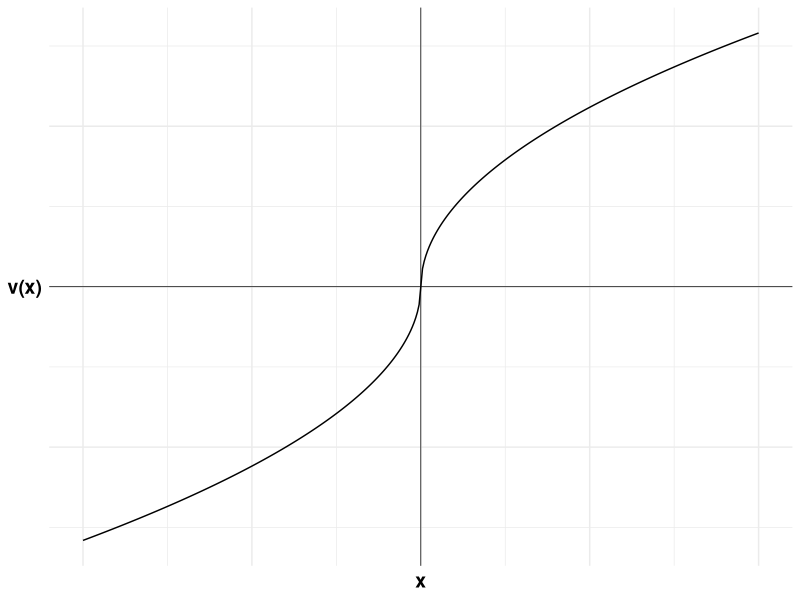
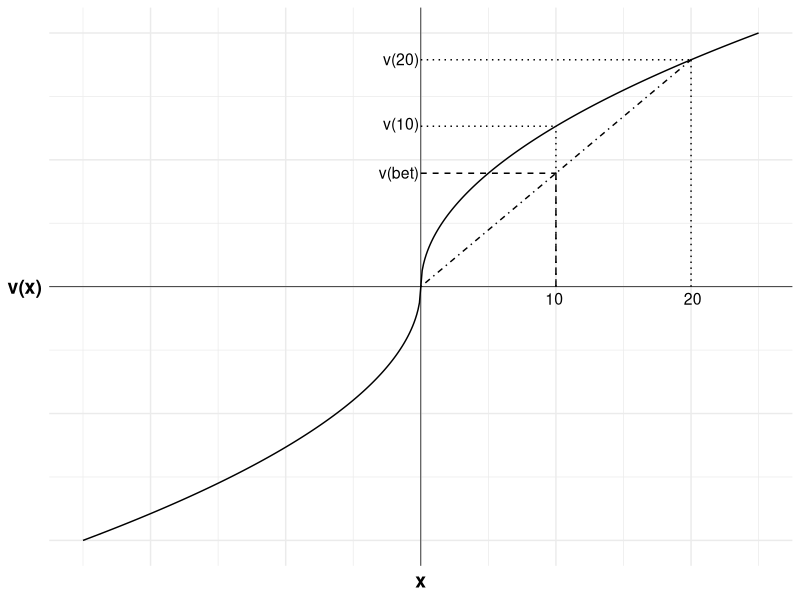
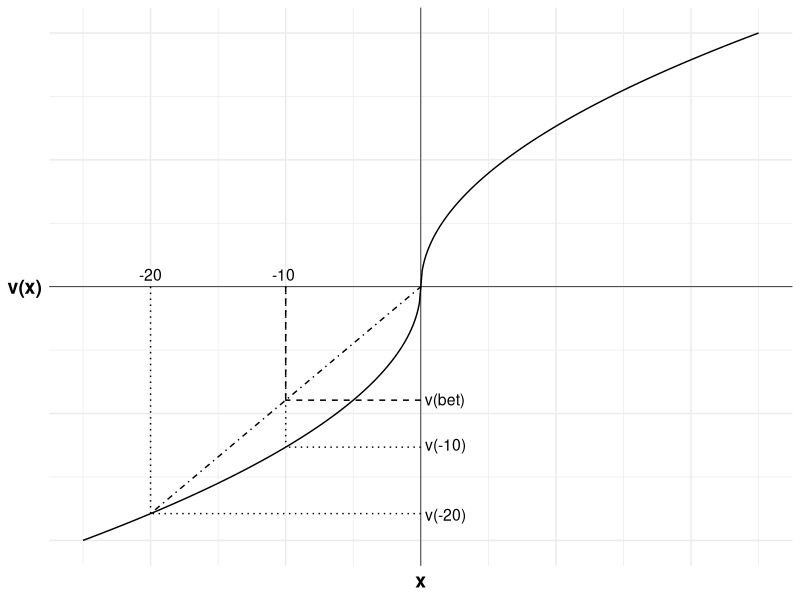

Source code (R) for these figures, in order:
## ---- chunk 1
#| label: fig-reflection-effect
#| fig-cap: The reflection effect

library(ggplot2)

loss_fun <- function(x){
  -(-x)^0.5
}
gain_fun <- function(x){
  x^0.5
}

loss <- data.frame(
  x=seq(-10,0,0.05),
  y=NA
  )
loss$y <- loss_fun(loss$x)

gain <- data.frame(
  x=seq(0,10,0.05),
  y=NA
  )
gain$y <- gain_fun(gain$x)

ggplot(mapping = aes(x, y)) +
  geom_line(data = loss) +
  geom_line(data = gain) + 
  geom_vline(xintercept = 0, linewidth=0.25)+ 
  geom_hline(yintercept = 0, linewidth=0.25)+
  labs(x = "x", y = "v(x)")+

  # Set the theme
  theme_minimal()+

  theme(axis.text.x = element_blank(),
            axis.text.y = element_blank(),
            axis.title=element_text(size=14,face="bold"),
            axis.title.y = element_text(angle=0, vjust=0.5))

## ---- chunk 2
#| label: fig-reflection-effect-gain
#| fig-cap: The reflection effect in the gain domain

library(ggplot2)

u <- function(x){
  ifelse (x >= 0, x^0.5, -(-x)^0.5)
}

df <- data.frame(
  x = seq(-25, 25, 0.1),
  y = u(seq(-25, 25, 0.1))
)

#Variables for plot (may not match labels as not done to scale)
#Payoffs from gamble
x1<-0 #loss
x2<-20 #win
ev<-10 #expected value of gamble
xc<-10 #certain outcome
px2<-(ev-x1)/(x2-x1)

ggplot(mapping = aes(x, y)) +

  #Plot the utility curve
  geom_line(data = df) +
  geom_vline(xintercept = 0, linewidth=0.25)+ 
  geom_hline(yintercept = 0, linewidth=0.25)+
  labs(x = "x", y = "v(x)")+

  # Set the theme
  theme_minimal()+

  #remove numbers on each axis
  theme(axis.text.x = element_blank(),
            axis.text.y = element_blank(),
            axis.title=element_text(size=14,face="bold"),
            axis.title.y = element_text(angle=0, vjust=0.5))+

  #limit to y greater than zero and x greater than -8 (need -8 so space for y-axis labels)
  coord_cartesian(xlim = c(-25, 25), ylim = c(-5, 5))+

  #Add labels 10, v(10) and line to curve indicating each
  annotate("text", x = xc, y = 0, label = "10", size = 4, hjust = 0.6, vjust = 1.5)+
  annotate("segment", x = xc, y = 0, xend = xc, yend = u(xc), linewidth = 0.5, colour = "black", linetype="dotted")+
  annotate("segment", x = 0, y = u(xc), xend = xc, yend = u(xc), linewidth = 0.5, colour = "black", linetype="dotted")+
  annotate("text", x = 0, y = u(xc), label = "v(10)", size = 4, hjust = 1.05, vjust = 0.3)+

  #Add expected utility line
  annotate("segment", x = x1, xend = x2, y = u(x1), yend = u(x2), linewidth = 0.5, colour = "black", linetype="dotdash")+

  #Add labels 20, v(20) and line to curve indicating each
  annotate("text", x = x2, y = 0, label = "20", size = 4, hjust = 0.4, vjust = 1.5)+
  annotate("segment", x = x2, y = 0, xend = x2, yend = u(x2), linewidth = 0.5, colour = "black", linetype="dotted")+
  annotate("segment", x = 0, y = u(x2), xend = x2, yend = u(x2), linewidth = 0.5, colour = "black", linetype="dotted")+
  annotate("text", x = 0, y = u(x2), label = "v(20)", size = 4, hjust = 1.05, vjust = 0.45)+

  #Add labels v(bet) and curve indicating position
  annotate("segment", x = ev, y = 0, xend = ev, yend = u(x1)+(u(x2)-u(x1))*px2, linewidth = 0.5, colour = "black", linetype="dashed")+
  annotate("segment", x = 0, y = u(x1)+(u(x2)-u(x1))*px2, xend = ev, yend = u(x1)+(u(x2)-u(x1))*px2, linewidth = 0.5, colour = "black", linetype="dashed")+
  annotate("text", x = 0, y = u(x1)+(u(x2)-u(x1))*px2, label = "v(bet)", size = 4, hjust = 1.05, vjust = 0.45)

## ---- chunk 3
#| label: fig-reflection-effect-loss
#| fig-cap: The reflection effect in the loss domain

library(ggplot2)

u <- function(x){
  ifelse (x >= 0, x^0.5, -(-x)^0.5)
}

df <- data.frame(
  x = seq(-25, 25, 0.1),
  y = u(seq(-25, 25, 0.1))
)

#Variables for plot (may not match labels as not done to scale)
#Payoffs from gamble
x1<--20 #loss
x2<-0 #win
ev<--10 #expected value of gamble
xc<--10 #certain outcome
px2<-(ev-x1)/(x2-x1)

ggplot(mapping = aes(x, y)) +

  #Plot the utility curve
  geom_line(data = df) +
  geom_vline(xintercept = 0, linewidth=0.25)+ 
  geom_hline(yintercept = 0, linewidth=0.25)+
  labs(x = "x", y = "v(x)")+

  # Set the theme
  theme_minimal()+

  #remove numbers on each axis
  theme(axis.text.x = element_blank(),
            axis.text.y = element_blank(),
            axis.title=element_text(size=14,face="bold"),
            axis.title.y = element_text(angle=0, vjust=0.5))+

  #limit to y greater than zero and x greater than -8 (need -8 so space for y-axis labels)
  coord_cartesian(xlim = c(-25, 25), ylim = c(-5, 5))+

  #Add labels -10, v(-10) and line to curve indicating each
  annotate("text", x = xc, y = 0, label = "-10", size = 4, hjust = 0.6, vjust = -0.5)+
  annotate("segment", x = xc, y = 0, xend = xc, yend = u(xc), linewidth = 0.5, colour = "black", linetype="dotted")+
  annotate("segment", x = 0, y = u(xc), xend = xc, yend = u(xc), linewidth = 0.5, colour = "black", linetype="dotted")+
  annotate("text", x = 0, y = u(xc), label = "v(-10)", size = 4, hjust = -0.1, vjust = 0.3)+

  #Add labels -20, v(-20) and line to curve indicating each
  annotate("text", x = x1, y = 0, label = "-20", size = 4, hjust = 0.5, vjust = -0.5)+
  annotate("segment", x = x1, y = 0, xend = x1, yend = u(x1), linewidth = 0.5, colour = "black", linetype="dotted")+
  annotate("segment", x = 0, y = u(x1), xend = x1, yend = u(x1), linewidth = 0.5, colour = "black", linetype="dotted")+
  annotate("text", x = 0, y = u(x1), label = "v(-20)", size = 4, hjust = -0.1, vjust = 0.6)+

  #Add expected utility line
  annotate("segment", x = x1, xend = x2, y = u(x1), yend = u(x2), linewidth = 0.5, colour = "black", linetype="dotdash")+

  #Add labels v(bet) and curve indicating position
  annotate("segment", x = ev, y = 0, xend = ev, yend = u(x1)+(u(x2)-u(x1))*px2, linewidth = 0.5, colour = "black", linetype="dashed")+
  annotate("segment", x = 0, y = u(x1)+(u(x2)-u(x1))*px2, xend = ev, yend = u(x1)+(u(x2)-u(x1))*px2, linewidth = 0.5, colour = "black", linetype="dashed")+
  annotate("text", x = 0, y = u(x1)+(u(x2)-u(x1))*px2, label = "v(bet)", size = 4, hjust = -0.1, vjust = 0.45)

